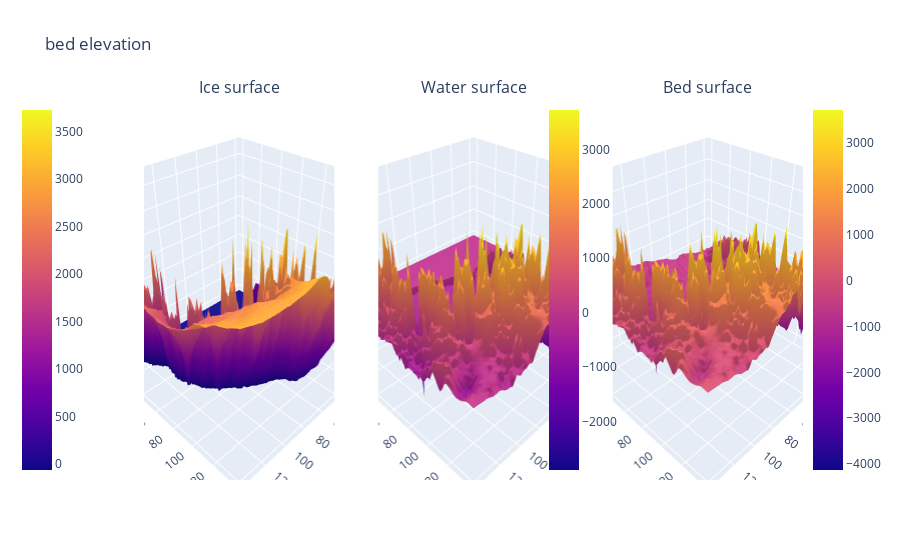

This figure's notebook cell:
### Code cell
fig = make_subplots(
    rows=1,
    cols=3,
    specs=[[{"is_3d": True}, {"is_3d": True}, {"is_3d": True}]],
    subplot_titles=["Ice surface", "Water surface", "Bed surface"],
)

fig.add_trace(go.Surface(z=grid1.values, colorbar_x=-0.2), 1, 1)
fig.add_trace(go.Surface(z=grid2.values, colorbar_x=0.6), 1, 2)
fig.add_trace(go.Surface(z=grid3.values, colorbar_x=1), 1, 3)

fig.update_layout(
    title_text=title,
)
fig.show()

### Figure 1 — Plotly figure (JSON) as saved in the notebook; plotly's stock layout.template omitted (floating-point values rounded to 4 significant figures; data arrays with more than 128 entries replaced by an {"elided": "..."} marker saying what was removed)
{"data": [{"colorbar": {"x": -0.2}, "scene": "scene", "type": "surface", "z": {"elided": "140x140 float values"}}, {"colorbar": {"x": 0.6}, "scene": "scene2", "type": "surface", "z": {"elided": "140x140 float values"}}, {"colorbar": {"x": 1}, "scene": "scene3", "type": "surface", "z": {"elided": "140x140 float values"}}], "layout": {"annotations": [{"font": {"size": 16}, "showarrow": false, "text": "Ice surface", "x": 0.1444, "xanchor": "center", "xref": "paper", "y": 1, "yanchor": "bottom", "yref": "paper"}, {"font": {"size": 16}, "showarrow": false, "text": "Water surface", "x": 0.5, "xanchor": "center", "xref": "paper", "y": 1, "yanchor": "bottom", "yref": "paper"}, {"font": {"size": 16}, "showarrow": false, "text": "Bed surface", "x": 0.8556, "xanchor": "center", "xref": "paper", "y": 1, "yanchor": "bottom", "yref": "paper"}], "scene": {"domain": {"x": [0, 0.2889], "y": [0, 1]}}, "scene2": {"domain": {"x": [0.3556, 0.6444], "y": [0, 1]}}, "scene3": {"domain": {"x": [0.7111, 1], "y": [0, 1]}}, "title": {"text": "bed elevation"}}}
